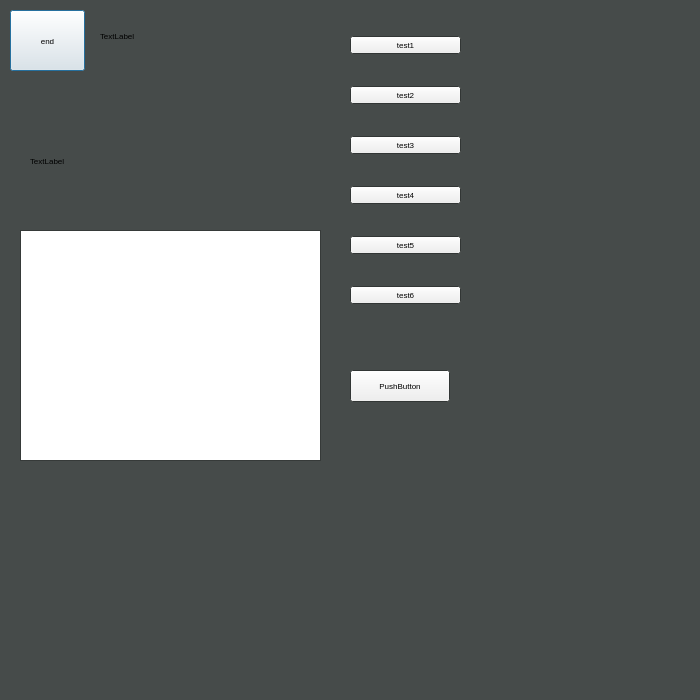
<?xml version="1.0" encoding="UTF-8"?>
<ui version="4.0">
 <class>Dialog</class>
 <widget class="QDialog" name="Dialog">
  <property name="windowModality">
   <enum>Qt::NonModal</enum>
  </property>
  <property name="geometry">
   <rect>
    <x>0</x>
    <y>0</y>
    <width>700</width>
    <height>700</height>
   </rect>
  </property>
  <property name="minimumSize">
   <size>
    <width>320</width>
    <height>240</height>
   </size>
  </property>
  <property name="maximumSize">
   <size>
    <width>800</width>
    <height>800</height>
   </size>
  </property>
  <property name="palette">
   <palette>
    <active>
     <colorrole role="Window">
      <brush brushstyle="SolidPattern">
       <color alpha="255">
        <red>70</red>
        <green>75</green>
        <blue>74</blue>
       </color>
      </brush>
     </colorrole>
    </active>
    <inactive>
     <colorrole role="Window">
      <brush brushstyle="SolidPattern">
       <color alpha="255">
        <red>70</red>
        <green>75</green>
        <blue>74</blue>
       </color>
      </brush>
     </colorrole>
    </inactive>
    <disabled>
     <colorrole role="Base">
      <brush brushstyle="SolidPattern">
       <color alpha="255">
        <red>70</red>
        <green>75</green>
        <blue>74</blue>
       </color>
      </brush>
     </colorrole>
     <colorrole role="Window">
      <brush brushstyle="SolidPattern">
       <color alpha="255">
        <red>70</red>
        <green>75</green>
        <blue>74</blue>
       </color>
      </brush>
     </colorrole>
    </disabled>
   </palette>
  </property>
  <property name="font">
   <font>
    <pointsize>6</pointsize>
   </font>
  </property>
  <property name="mouseTracking">
   <bool>false</bool>
  </property>
  <property name="windowTitle">
   <string>qt training</string>
  </property>
  <property name="statusTip">
   <string/>
  </property>
  <property name="whatsThis">
   <string/>
  </property>
  <property name="accessibleDescription">
   <string/>
  </property>
  <property name="styleSheet">
   <string notr="true"/>
  </property>
  <widget class="QLabel" name="label">
   <property name="geometry">
    <rect>
     <x>100</x>
     <y>20</y>
     <width>71</width>
     <height>31</height>
    </rect>
   </property>
   <property name="text">
    <string>TextLabel</string>
   </property>
   <property name="textInteractionFlags">
    <set>Qt::LinksAccessibleByMouse</set>
   </property>
  </widget>
  <widget class="QPushButton" name="pushButton_end">
   <property name="geometry">
    <rect>
     <x>10</x>
     <y>10</y>
     <width>75</width>
     <height>61</height>
    </rect>
   </property>
   <property name="text">
    <string>end</string>
   </property>
  </widget>
  <widget class="QWidget" name="layoutWidget">
   <property name="geometry">
    <rect>
     <x>350</x>
     <y>10</y>
     <width>111</width>
     <height>321</height>
    </rect>
   </property>
   <layout class="QVBoxLayout" name="verticalLayout">
    <item>
     <widget class="QPushButton" name="pushButton_1">
      <property name="statusTip">
       <string/>
      </property>
      <property name="accessibleDescription">
       <string>test</string>
      </property>
      <property name="inputMethodHints">
       <set>Qt::ImhHiddenText</set>
      </property>
      <property name="text">
       <string>test1</string>
      </property>
      <property name="autoDefault">
       <bool>true</bool>
      </property>
      <property name="default">
       <bool>false</bool>
      </property>
     </widget>
    </item>
    <item>
     <widget class="QPushButton" name="pushButton_2">
      <property name="text">
       <string>test2</string>
      </property>
     </widget>
    </item>
    <item>
     <widget class="QPushButton" name="pushButton_3">
      <property name="text">
       <string>test3</string>
      </property>
     </widget>
    </item>
    <item>
     <widget class="QPushButton" name="pushButton_4">
      <property name="text">
       <string>test4</string>
      </property>
     </widget>
    </item>
    <item>
     <widget class="QPushButton" name="pushButton_5">
      <property name="text">
       <string>test5</string>
      </property>
     </widget>
    </item>
    <item>
     <widget class="QPushButton" name="pushButton_6">
      <property name="text">
       <string>test6</string>
      </property>
     </widget>
    </item>
   </layout>
  </widget>
  <widget class="QGraphicsView" name="graphicsView">
   <property name="geometry">
    <rect>
     <x>20</x>
     <y>230</y>
     <width>301</width>
     <height>231</height>
    </rect>
   </property>
  </widget>
  <widget class="QLabel" name="label_2">
   <property name="geometry">
    <rect>
     <x>30</x>
     <y>110</y>
     <width>281</width>
     <height>101</height>
    </rect>
   </property>
   <property name="text">
    <string>TextLabel</string>
   </property>
  </widget>
  <widget class="QPushButton" name="button">
   <property name="geometry">
    <rect>
     <x>350</x>
     <y>370</y>
     <width>100</width>
     <height>32</height>
    </rect>
   </property>
   <property name="text">
    <string>PushButton</string>
   </property>
  </widget>
 </widget>
 <resources/>
 <connections>
  <connection>
   <sender>label</sender>
   <signal>linkHovered(QString)</signal>
   <receiver>label</receiver>
   <slot>setText(QString)</slot>
   <hints>
    <hint type="sourcelabel">
     <x>50</x>
     <y>40</y>
    </hint>
    <hint type="destinationlabel">
     <x>50</x>
     <y>40</y>
    </hint>
   </hints>
  </connection>
  <connection>
   <sender>pushButton_end</sender>
   <signal>clicked()</signal>
   <receiver>Dialog</receiver>
   <slot>close()</slot>
   <hints>
    <hint type="sourcelabel">
     <x>157</x>
     <y>171</y>
    </hint>
    <hint type="destinationlabel">
     <x>319</x>
     <y>239</y>
    </hint>
   </hints>
  </connection>
 </connections>
</ui>
